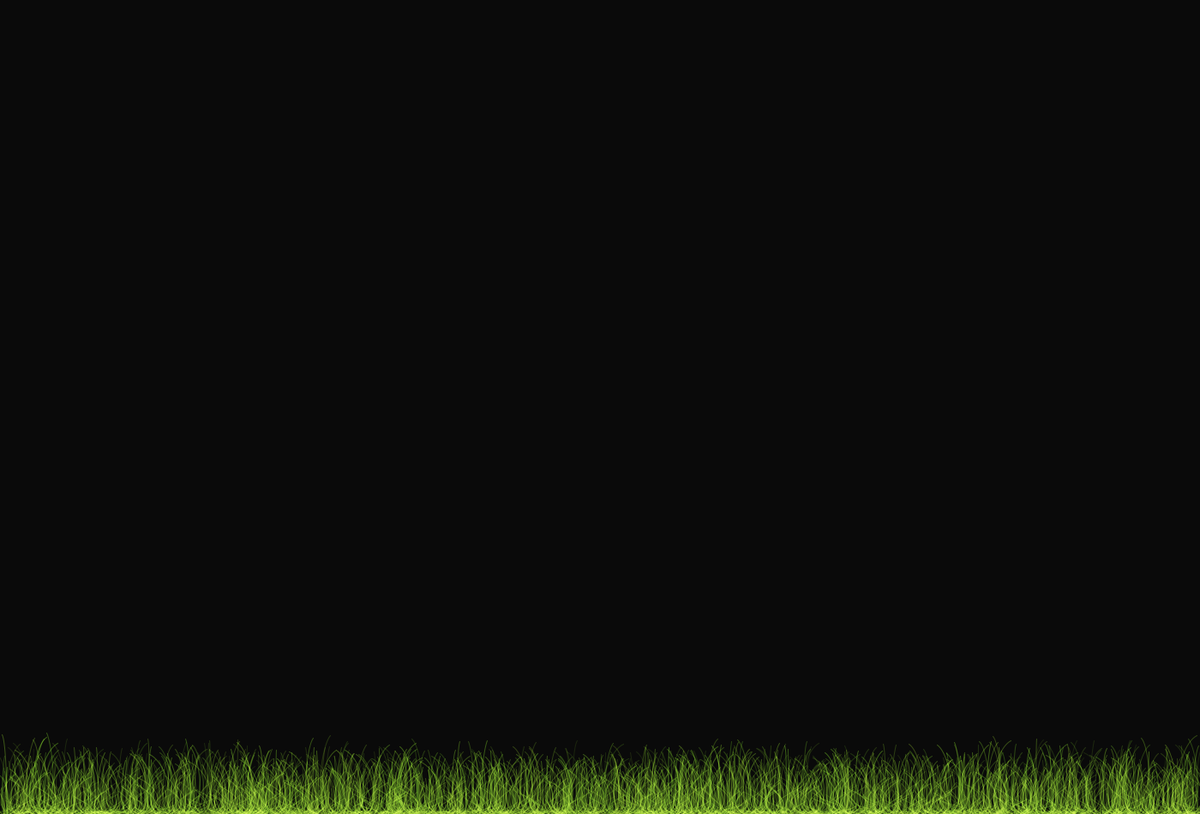
Frame 1 (no input)
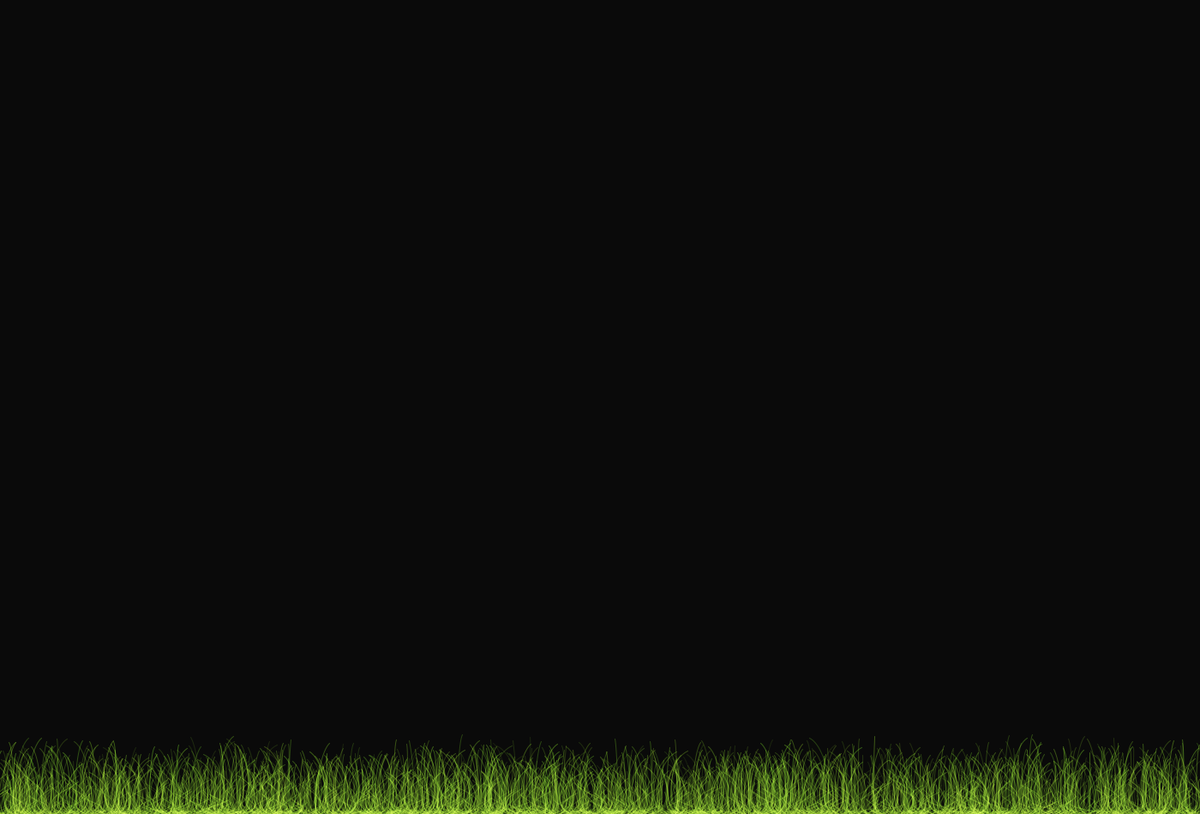
Frame 2 (the mouse pressed at the canvas centre, redrawn once)

The Processing sketch that drew these frames (run headless with seeded random() and noise(); the mouse was pressed at the canvas centre and the sketch redrawn once):

// Processing sketch: realistic
// ── realistic.pde
float grassY0, grassY1;
float grassX0, grassX1;
float despl;
int cont = 0;

void setup() {
  size(1400, 950);
  frameRate(100);
  noFill();
  blendMode(SCREEN);
  smooth(8);
}

void draw () {
  
  background(10);
  
  for (int i = 0; i < 4000; i++) {
    grassX0 = random(0, width);
    grassX1 = grassX0 + random(-10, 10);
    grassY0 = height;
    grassY1 = height - (height * random(0.0001, map(grassX0, 0, width, random(0.06, 0.1), random(0.06, 0.1))));
    despl = random(-30, 30);
    
    stroke(random(130, 150), random(200, 250), 36, random(30, 100));
    bezier(grassX0, // PRIMER PUNTO
      grassY0, // PRIMER PUNTO
      grassX0 + despl, 
      grassY0 - 10, 
      grassX0 + (despl/2), 
      grassY1 + 10, 
      grassX1, // SEGUNDO PUNTO
      grassY1);  // SEGUNDO PUNTO
    println(grassY1);
  }

  noLoop();
}


void mousePressed() {
  loop();  
}
